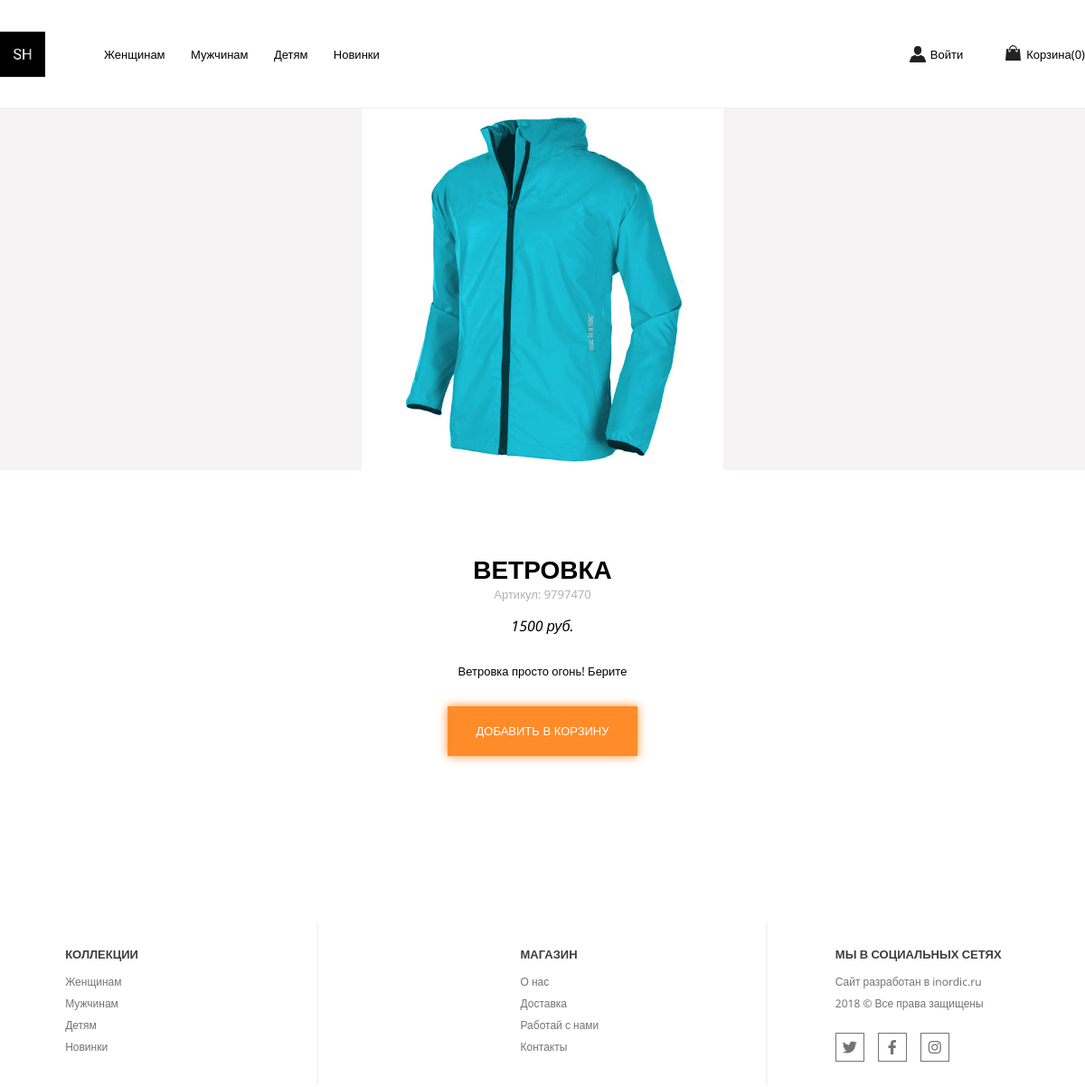
The app's page /product.php?id=3 with its own data.
### tables this page shows
CREATE TABLE IF NOT EXISTS `products` (
  `id` int(11) NOT NULL AUTO_INCREMENT,
  `img_src` varchar(255) NOT NULL,
  `name` varchar(255) NOT NULL,
  `sku` varchar(50) NOT NULL,
  `price` float NOT NULL,
  `description` text NOT NULL,
  PRIMARY KEY (`id`)
);

### product.php (the view, shortened to what this page needs)
<?php
include($_SERVER['DOCUMENT_ROOT'].'/parts/header.php');
$template = [
    'product'=>[],
    'catalog'=>[]
];
if(isset($_GET['id'])) {
    $sql_products = "SELECT * FROM products WHERE id = {$_GET['id']}";
    $result_products = mysqli_query($db, $sql_products);
    $template['product'] = mysqli_fetch_assoc($result_products);
    $sql_product_catalog = "SELECT * FROM product_catalog WHERE product_id = {$_GET['id']}";
    $result_product_catalog = mysqli_query($db, $sql_product_catalog);
    $catalog_id = mysqli_fetch_assoc($result_product_catalog)['catalog_id'];
    $sql_catalog = "SELECT * FROM catalogs WHERE id = {$catalog_id}";
    $result_catalog = mysqli_query($db, $sql_catalog);
    $template['catalog'] = mysqli_fetch_assoc($result_catalog);
} else {
    header("HTTP/1.1 303 See Other");
    header("Location: /catalog.php");
}
?>
<?php if(!empty($template['product'])): ?>
    <div class="product">
        <div class="product_photo">
            <div style="background: url('<?=$template['product']['img_src']?>') center center / contain no-repeat;"></div>
        </div>
        <div class="product_main_info">
            <h3><?=$template['product']['name']?></h3>
            <div class="sku">Артикул: <?=$template['product']['sku']?></div>
            <div class="price" style="margin: 15px 0;"><i><?=$template['product']['price']?> руб.</i></div>
            <p><?=$template['product']['description']?></p>
            <div class="container">
                <svg viewbox="0 0 48 48" xmlns="http://www.w3.org/2000/svg">
                    <path d="M 18 32.34 l -8.34 -8.34 -2.83 2.83 11.17 11.17 24 -24 -2.83 -2.83 z" stroke="#3da35a" fill="transparent"/>
                </svg>
            </div>
            <button data-product-id = '<?=$template['product']['id']?>' class='add-to-basket'>Добавить в корзину</button>
        </div>
    </div>
<?php else: ?>
    <h2>Такого товара нет</h2>
<?php endif; ?>
<?php
    include($_SERVER['DOCUMENT_ROOT'].'/parts/footer.php');
?>

### css/style.css (style rules this page uses)
* { margin: 0; padding: 0; }
html, body { overflow-x: hidden; }

### css/product.css (style rules this page uses)
.product { width: 100%; text-align: center; }
.product_photo { position: relative; display: -webkit-box; display: -ms-flexbox; display: flex; -webkit-box-pack: center; -ms-flex-pack: center; justify-content: center; background-color: #f5f3f3; height: 400px; }
.product_photo div { width: 533px; height: inherit; }
.product_main_info { margin: 90px 0; }
.product_main_info h3 { text-transform: uppercase; font-size: 28px; }
.product_main_info .sku { color: #b1b1b1; font-size: 13px; }
.product_main_info p { font-size: 13px; margin: 30px 0; }
.product_main_info .container { position: absolute; top: 250px; left: 0; right: 0; width: 220px; height: 220px; margin: 0 auto; }
.product_main_info svg { width: 100%; height: 100%; }
.product_main_info button { width: 210px; height: 55px; background-color: #ff8c29; border: none; color: #ffffff; text-transform: uppercase; font-size: 13px; outline: none; cursor: pointer; -webkit-box-shadow: 0 0 10px #ff8c29; box-shadow: 0 0 10px #ff8c29; -webkit-transition: all 1s; transition: all 1s; }

### records on screen
products: img_src (picture), name "ВЕТРОВКА", sku "9797470", price "1500", description "Ветровка просто огонь! Берите"

### other values on screen
$response['basket']['count'] "0"
